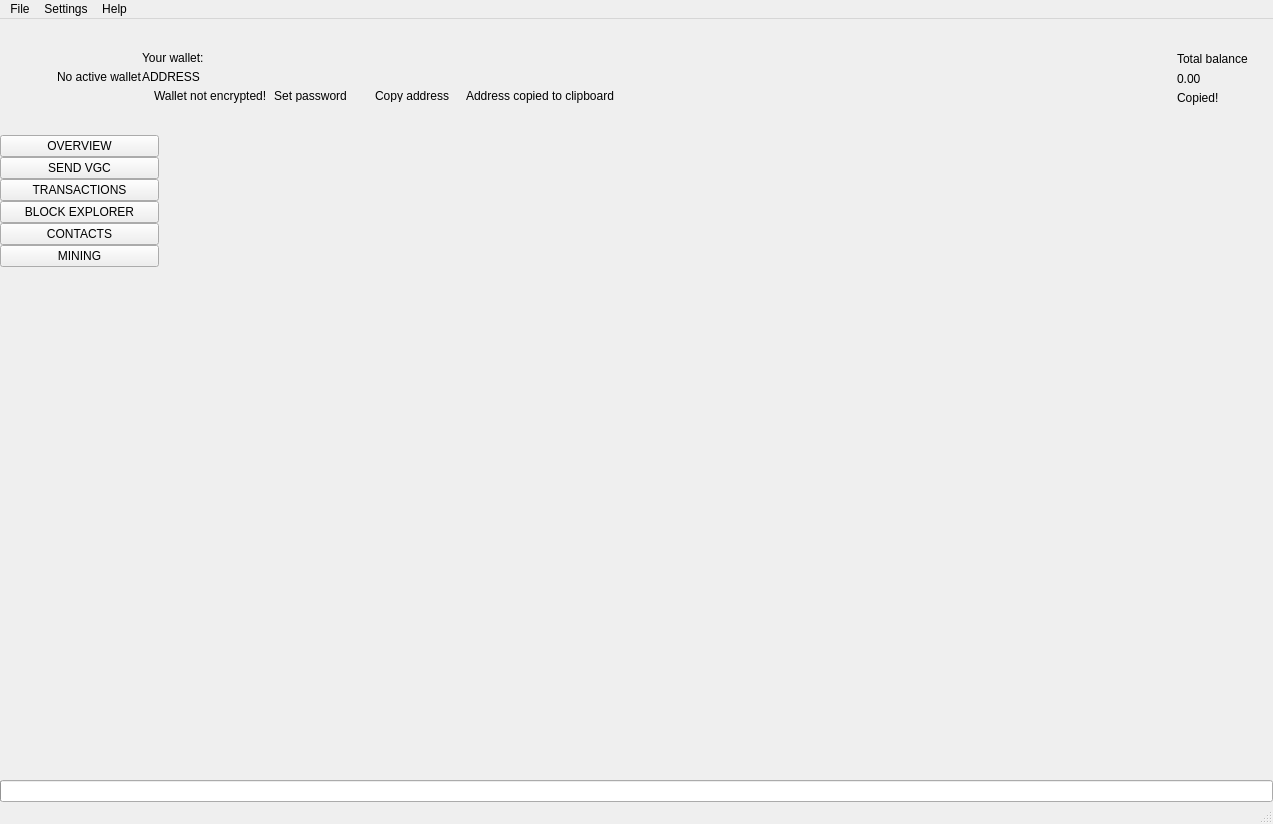
<?xml version="1.0" encoding="UTF-8"?>
<ui version="4.0">
 <class>MainWindow</class>
 <widget class="QMainWindow" name="MainWindow">
  <property name="geometry">
   <rect>
    <x>0</x>
    <y>0</y>
    <width>1273</width>
    <height>824</height>
   </rect>
  </property>
  <property name="sizePolicy">
   <sizepolicy hsizetype="Preferred" vsizetype="Preferred">
    <horstretch>0</horstretch>
    <verstretch>0</verstretch>
   </sizepolicy>
  </property>
  <property name="minimumSize">
   <size>
    <width>1260</width>
    <height>600</height>
   </size>
  </property>
  <property name="maximumSize">
   <size>
    <width>16777215</width>
    <height>16777215</height>
   </size>
  </property>
  <property name="windowTitle">
   <string>MainWindow</string>
  </property>
  <property name="windowIcon">
   <iconset>
    <normaloff>:/images/videogamescoin</normaloff>:/images/videogamescoin</iconset>
  </property>
  <widget class="QWidget" name="centralwidget">
   <layout class="QVBoxLayout" name="verticalLayout_2">
    <property name="spacing">
     <number>0</number>
    </property>
    <property name="leftMargin">
     <number>0</number>
    </property>
    <property name="topMargin">
     <number>0</number>
    </property>
    <property name="rightMargin">
     <number>0</number>
    </property>
    <property name="bottomMargin">
     <number>0</number>
    </property>
    <item>
     <widget class="QFrame" name="m_headerFrame">
      <property name="minimumSize">
       <size>
        <width>0</width>
        <height>116</height>
       </size>
      </property>
      <property name="maximumSize">
       <size>
        <width>16777215</width>
        <height>116</height>
       </size>
      </property>
      <property name="frameShape">
       <enum>QFrame::NoFrame</enum>
      </property>
      <property name="frameShadow">
       <enum>QFrame::Raised</enum>
      </property>
      <layout class="QHBoxLayout" name="horizontalLayout_3">
       <property name="spacing">
        <number>0</number>
       </property>
       <property name="leftMargin">
        <number>0</number>
       </property>
       <property name="topMargin">
        <number>0</number>
       </property>
       <property name="rightMargin">
        <number>25</number>
       </property>
       <property name="bottomMargin">
        <number>0</number>
       </property>
       <item>
        <spacer name="horizontalSpacer_2">
         <property name="orientation">
          <enum>Qt::Horizontal</enum>
         </property>
         <property name="sizeType">
          <enum>QSizePolicy::Fixed</enum>
         </property>
         <property name="sizeHint" stdset="0">
          <size>
           <width>30</width>
           <height>20</height>
          </size>
         </property>
        </spacer>
       </item>
       <item>
        <widget class="QLabel" name="m_logoLabel">
         <property name="text">
          <string/>
         </property>
        </widget>
       </item>
       <item>
        <spacer name="horizontalSpacer_5">
         <property name="orientation">
          <enum>Qt::Horizontal</enum>
         </property>
         <property name="sizeType">
          <enum>QSizePolicy::Fixed</enum>
         </property>
         <property name="sizeHint" stdset="0">
          <size>
           <width>20</width>
           <height>20</height>
          </size>
         </property>
        </spacer>
       </item>
       <item>
        <widget class="WalletGui::WalletSmallGrayTextLabel" name="m_noWalletLabel">
         <property name="text">
          <string>No active wallet</string>
         </property>
        </widget>
       </item>
       <item>
        <widget class="QFrame" name="m_walletFrame">
         <property name="frameShape">
          <enum>QFrame::NoFrame</enum>
         </property>
         <property name="frameShadow">
          <enum>QFrame::Raised</enum>
         </property>
         <layout class="QVBoxLayout" name="verticalLayout_3">
          <property name="spacing">
           <number>5</number>
          </property>
          <property name="leftMargin">
           <number>0</number>
          </property>
          <property name="topMargin">
           <number>0</number>
          </property>
          <property name="rightMargin">
           <number>0</number>
          </property>
          <property name="bottomMargin">
           <number>0</number>
          </property>
          <item>
           <spacer name="verticalSpacer_3">
            <property name="orientation">
             <enum>Qt::Vertical</enum>
            </property>
            <property name="sizeType">
             <enum>QSizePolicy::Minimum</enum>
            </property>
            <property name="sizeHint" stdset="0">
             <size>
              <width>20</width>
              <height>40</height>
             </size>
            </property>
           </spacer>
          </item>
          <item>
           <widget class="WalletGui::WalletSmallGrayTextLabel" name="m_walletLabel">
            <property name="text">
             <string>Your wallet:</string>
            </property>
            <property name="indent">
             <number>0</number>
            </property>
           </widget>
          </item>
          <item>
           <widget class="QLabel" name="m_addressLabel">
            <property name="sizePolicy">
             <sizepolicy hsizetype="Preferred" vsizetype="Preferred">
              <horstretch>0</horstretch>
              <verstretch>0</verstretch>
             </sizepolicy>
            </property>
            <property name="cursor">
             <cursorShape>PointingHandCursor</cursorShape>
            </property>
            <property name="toolTip">
             <string>Click to copy</string>
            </property>
            <property name="text">
             <string>ADDRESS</string>
            </property>
            <property name="indent">
             <number>0</number>
            </property>
           </widget>
          </item>
          <item>
           <layout class="QHBoxLayout" name="horizontalLayout_2">
            <property name="spacing">
             <number>0</number>
            </property>
            <item alignment="Qt::AlignTop">
             <widget class="QFrame" name="m_notEncryptedFrame">
              <property name="frameShape">
               <enum>QFrame::NoFrame</enum>
              </property>
              <property name="frameShadow">
               <enum>QFrame::Raised</enum>
              </property>
              <layout class="QHBoxLayout" name="horizontalLayout_4">
               <property name="spacing">
                <number>0</number>
               </property>
               <property name="leftMargin">
                <number>0</number>
               </property>
               <property name="topMargin">
                <number>0</number>
               </property>
               <property name="rightMargin">
                <number>0</number>
               </property>
               <property name="bottomMargin">
                <number>0</number>
               </property>
               <item alignment="Qt::AlignVCenter">
                <widget class="QLabel" name="m_notEncryptedIconLabel">
                 <property name="text">
                  <string/>
                 </property>
                 <property name="pixmap">
                  <pixmap resource="../../resources.qrc">:/icons/lock_open_gray</pixmap>
                 </property>
                 <property name="alignment">
                  <set>Qt::AlignLeading|Qt::AlignLeft|Qt::AlignVCenter</set>
                 </property>
                </widget>
               </item>
               <item>
                <spacer name="horizontalSpacer_11">
                 <property name="orientation">
                  <enum>Qt::Horizontal</enum>
                 </property>
                 <property name="sizeType">
                  <enum>QSizePolicy::Fixed</enum>
                 </property>
                 <property name="sizeHint" stdset="0">
                  <size>
                   <width>5</width>
                   <height>3</height>
                  </size>
                 </property>
                </spacer>
               </item>
               <item alignment="Qt::AlignVCenter">
                <widget class="WalletGui::WalletTinyGrayTextLabel" name="m_notEncryptedTextLabel">
                 <property name="text">
                  <string>Wallet not encrypted!</string>
                 </property>
                 <property name="alignment">
                  <set>Qt::AlignLeading|Qt::AlignLeft|Qt::AlignVCenter</set>
                 </property>
                </widget>
               </item>
               <item>
                <spacer name="horizontalSpacer_9">
                 <property name="orientation">
                  <enum>Qt::Horizontal</enum>
                 </property>
                 <property name="sizeType">
                  <enum>QSizePolicy::Fixed</enum>
                 </property>
                 <property name="sizeHint" stdset="0">
                  <size>
                   <width>3</width>
                   <height>3</height>
                  </size>
                 </property>
                </spacer>
               </item>
               <item alignment="Qt::AlignVCenter">
                <widget class="WalletGui::WalletTinyLinkLikeButton" name="m_encryptButton">
                 <property name="sizePolicy">
                  <sizepolicy hsizetype="Minimum" vsizetype="Minimum">
                   <horstretch>0</horstretch>
                   <verstretch>0</verstretch>
                  </sizepolicy>
                 </property>
                 <property name="minimumSize">
                  <size>
                   <width>0</width>
                   <height>3</height>
                  </size>
                 </property>
                 <property name="cursor">
                  <cursorShape>PointingHandCursor</cursorShape>
                 </property>
                 <property name="text">
                  <string>Set password</string>
                 </property>
                 <property name="flat">
                  <bool>true</bool>
                 </property>
                </widget>
               </item>
               <item>
                <spacer name="horizontalSpacer_10">
                 <property name="orientation">
                  <enum>Qt::Horizontal</enum>
                 </property>
                 <property name="sizeType">
                  <enum>QSizePolicy::Fixed</enum>
                 </property>
                 <property name="sizeHint" stdset="0">
                  <size>
                   <width>20</width>
                   <height>3</height>
                  </size>
                 </property>
                </spacer>
               </item>
              </layout>
             </widget>
            </item>
            <item alignment="Qt::AlignVCenter">
             <widget class="WalletGui::WalletTinyLinkLikeButton" name="m_copyAddressButton">
              <property name="sizePolicy">
               <sizepolicy hsizetype="Minimum" vsizetype="Minimum">
                <horstretch>0</horstretch>
                <verstretch>0</verstretch>
               </sizepolicy>
              </property>
              <property name="minimumSize">
               <size>
                <width>0</width>
                <height>3</height>
               </size>
              </property>
              <property name="cursor">
               <cursorShape>PointingHandCursor</cursorShape>
              </property>
              <property name="focusPolicy">
               <enum>Qt::NoFocus</enum>
              </property>
              <property name="autoFillBackground">
               <bool>true</bool>
              </property>
              <property name="text">
               <string>Copy address</string>
              </property>
              <property name="flat">
               <bool>true</bool>
              </property>
             </widget>
            </item>
            <item>
             <spacer name="horizontalSpacer_7">
              <property name="orientation">
               <enum>Qt::Horizontal</enum>
              </property>
              <property name="sizeType">
               <enum>QSizePolicy::Fixed</enum>
              </property>
              <property name="sizeHint" stdset="0">
               <size>
                <width>13</width>
                <height>3</height>
               </size>
              </property>
             </spacer>
            </item>
            <item alignment="Qt::AlignVCenter">
             <widget class="WalletGui::CopyMagicLabel" name="m_copyAddressLabel">
              <property name="text">
               <string>Address copied to clipboard</string>
              </property>
              <property name="alignment">
               <set>Qt::AlignLeading|Qt::AlignLeft|Qt::AlignVCenter</set>
              </property>
             </widget>
            </item>
            <item>
             <spacer name="horizontalSpacer">
              <property name="orientation">
               <enum>Qt::Horizontal</enum>
              </property>
              <property name="sizeHint" stdset="0">
               <size>
                <width>40</width>
                <height>3</height>
               </size>
              </property>
             </spacer>
            </item>
           </layout>
          </item>
          <item>
           <spacer name="verticalSpacer_2">
            <property name="orientation">
             <enum>Qt::Vertical</enum>
            </property>
            <property name="sizeType">
             <enum>QSizePolicy::Minimum</enum>
            </property>
            <property name="sizeHint" stdset="0">
             <size>
              <width>20</width>
              <height>40</height>
             </size>
            </property>
           </spacer>
          </item>
         </layout>
        </widget>
       </item>
       <item>
        <spacer name="horizontalSpacer_3">
         <property name="orientation">
          <enum>Qt::Horizontal</enum>
         </property>
         <property name="sizeType">
          <enum>QSizePolicy::Expanding</enum>
         </property>
         <property name="sizeHint" stdset="0">
          <size>
           <width>34</width>
           <height>20</height>
          </size>
         </property>
        </spacer>
       </item>
       <item>
        <spacer name="horizontalSpacer_8">
         <property name="orientation">
          <enum>Qt::Horizontal</enum>
         </property>
         <property name="sizeType">
          <enum>QSizePolicy::Fixed</enum>
         </property>
         <property name="sizeHint" stdset="0">
          <size>
           <width>34</width>
           <height>20</height>
          </size>
         </property>
        </spacer>
       </item>
       <item alignment="Qt::AlignRight|Qt::AlignVCenter">
        <widget class="QFrame" name="m_balanceFrame">
         <layout class="QGridLayout" name="gridLayout">
          <property name="leftMargin">
           <number>0</number>
          </property>
          <property name="topMargin">
           <number>30</number>
          </property>
          <property name="rightMargin">
           <number>0</number>
          </property>
          <property name="bottomMargin">
           <number>0</number>
          </property>
          <property name="verticalSpacing">
           <number>3</number>
          </property>
          <item row="0" column="2">
           <layout class="QVBoxLayout" name="verticalLayout_4">
            <item>
             <widget class="QLabel" name="m_balanceTextLabel">
              <property name="text">
               <string>Total balance</string>
              </property>
             </widget>
            </item>
            <item>
             <widget class="QLabel" name="m_balanceLabel">
              <property name="cursor">
               <cursorShape>PointingHandCursor</cursorShape>
              </property>
              <property name="toolTip">
               <string>Click to copy</string>
              </property>
              <property name="text">
               <string>0.00</string>
              </property>
             </widget>
            </item>
           </layout>
          </item>
          <item row="1" column="2">
           <widget class="WalletGui::CopyMagicLabel" name="m_balanceCopyLabel">
            <property name="text">
             <string>Copied!</string>
            </property>
           </widget>
          </item>
          <item row="0" column="1">
           <spacer name="horizontalSpacer_6">
            <property name="orientation">
             <enum>Qt::Horizontal</enum>
            </property>
            <property name="sizeType">
             <enum>QSizePolicy::Fixed</enum>
            </property>
            <property name="sizeHint" stdset="0">
             <size>
              <width>2</width>
              <height>39</height>
             </size>
            </property>
           </spacer>
          </item>
          <item row="2" column="2">
           <spacer name="verticalSpacer_5">
            <property name="orientation">
             <enum>Qt::Vertical</enum>
            </property>
            <property name="sizeType">
             <enum>QSizePolicy::Expanding</enum>
            </property>
            <property name="sizeHint" stdset="0">
             <size>
              <width>20</width>
              <height>50</height>
             </size>
            </property>
           </spacer>
          </item>
          <item row="0" column="0">
           <widget class="QLabel" name="m_balanceIconLabel">
            <property name="text">
             <string/>
            </property>
            <property name="pixmap">
             <pixmap resource="../../resources.qrc">:/icons/total_balance</pixmap>
            </property>
           </widget>
          </item>
         </layout>
        </widget>
       </item>
      </layout>
     </widget>
    </item>
    <item>
     <layout class="QHBoxLayout" name="horizontalLayout" stretch="0,0,0,0,0,0,0,0">
      <property name="spacing">
       <number>0</number>
      </property>
      <item>
       <widget class="QFrame" name="m_toolFrame">
        <property name="frameShape">
         <enum>QFrame::NoFrame</enum>
        </property>
        <property name="frameShadow">
         <enum>QFrame::Plain</enum>
        </property>
        <property name="lineWidth">
         <number>0</number>
        </property>
        <layout class="QVBoxLayout" name="verticalLayout">
         <property name="spacing">
          <number>0</number>
         </property>
         <property name="leftMargin">
          <number>0</number>
         </property>
         <property name="topMargin">
          <number>0</number>
         </property>
         <property name="rightMargin">
          <number>0</number>
         </property>
         <property name="bottomMargin">
          <number>0</number>
         </property>
         <item>
          <widget class="QPushButton" name="m_overviewButton">
           <property name="sizePolicy">
            <sizepolicy hsizetype="Minimum" vsizetype="Fixed">
             <horstretch>0</horstretch>
             <verstretch>0</verstretch>
            </sizepolicy>
           </property>
           <property name="focusPolicy">
            <enum>Qt::NoFocus</enum>
           </property>
           <property name="text">
            <string>OVERVIEW</string>
           </property>
           <property name="checkable">
            <bool>true</bool>
           </property>
           <attribute name="buttonGroup">
            <string notr="true">m_toolButtonGroup</string>
           </attribute>
          </widget>
         </item>
         <item>
          <widget class="QPushButton" name="m_sendButton">
           <property name="sizePolicy">
            <sizepolicy hsizetype="Minimum" vsizetype="Fixed">
             <horstretch>0</horstretch>
             <verstretch>0</verstretch>
            </sizepolicy>
           </property>
           <property name="focusPolicy">
            <enum>Qt::NoFocus</enum>
           </property>
           <property name="text">
            <string>SEND VGC</string>
           </property>
           <property name="checkable">
            <bool>true</bool>
           </property>
           <attribute name="buttonGroup">
            <string notr="true">m_toolButtonGroup</string>
           </attribute>
          </widget>
         </item>
         <item>
          <widget class="QPushButton" name="m_transactionsButton">
           <property name="sizePolicy">
            <sizepolicy hsizetype="Minimum" vsizetype="Fixed">
             <horstretch>0</horstretch>
             <verstretch>0</verstretch>
            </sizepolicy>
           </property>
           <property name="focusPolicy">
            <enum>Qt::NoFocus</enum>
           </property>
           <property name="text">
            <string>TRANSACTIONS</string>
           </property>
           <property name="checkable">
            <bool>true</bool>
           </property>
           <attribute name="buttonGroup">
            <string notr="true">m_toolButtonGroup</string>
           </attribute>
          </widget>
         </item>
         <item>
          <widget class="QPushButton" name="m_blockExplorerButton">
           <property name="focusPolicy">
            <enum>Qt::NoFocus</enum>
           </property>
           <property name="text">
            <string>BLOCK EXPLORER</string>
           </property>
           <property name="checkable">
            <bool>true</bool>
           </property>
           <attribute name="buttonGroup">
            <string notr="true">m_toolButtonGroup</string>
           </attribute>
          </widget>
         </item>
         <item>
          <widget class="QPushButton" name="m_addressBookButton">
           <property name="sizePolicy">
            <sizepolicy hsizetype="Minimum" vsizetype="Fixed">
             <horstretch>0</horstretch>
             <verstretch>0</verstretch>
            </sizepolicy>
           </property>
           <property name="focusPolicy">
            <enum>Qt::NoFocus</enum>
           </property>
           <property name="text">
            <string>CONTACTS</string>
           </property>
           <property name="checkable">
            <bool>true</bool>
           </property>
           <attribute name="buttonGroup">
            <string notr="true">m_toolButtonGroup</string>
           </attribute>
          </widget>
         </item>
         <item>
          <widget class="QPushButton" name="m_miningButton">
           <property name="focusPolicy">
            <enum>Qt::NoFocus</enum>
           </property>
           <property name="text">
            <string>MINING</string>
           </property>
           <property name="checkable">
            <bool>true</bool>
           </property>
           <attribute name="buttonGroup">
            <string notr="true">m_toolButtonGroup</string>
           </attribute>
          </widget>
         </item>
         <item>
          <spacer name="verticalSpacer">
           <property name="orientation">
            <enum>Qt::Vertical</enum>
           </property>
           <property name="sizeHint" stdset="0">
            <size>
             <width>20</width>
             <height>40</height>
            </size>
           </property>
          </spacer>
         </item>
        </layout>
       </widget>
      </item>
      <item>
       <widget class="WalletGui::OverviewFrame" name="m_overviewFrame">
        <property name="frameShape">
         <enum>QFrame::NoFrame</enum>
        </property>
        <property name="frameShadow">
         <enum>QFrame::Raised</enum>
        </property>
       </widget>
      </item>
      <item>
       <widget class="WalletGui::SendFrame" name="m_sendFrame">
        <property name="frameShape">
         <enum>QFrame::NoFrame</enum>
        </property>
        <property name="frameShadow">
         <enum>QFrame::Raised</enum>
        </property>
       </widget>
      </item>
      <item>
       <widget class="WalletGui::TransactionsFrame" name="m_transactionsFrame">
        <property name="frameShape">
         <enum>QFrame::NoFrame</enum>
        </property>
        <property name="frameShadow">
         <enum>QFrame::Raised</enum>
        </property>
       </widget>
      </item>
      <item>
       <widget class="WalletGui::AddressBookFrame" name="m_addressBookFrame">
        <property name="frameShape">
         <enum>QFrame::NoFrame</enum>
        </property>
        <property name="frameShadow">
         <enum>QFrame::Raised</enum>
        </property>
       </widget>
      </item>
      <item>
       <widget class="WalletGui::NoWalletFrame" name="m_noWalletFrame">
        <property name="frameShape">
         <enum>QFrame::NoFrame</enum>
        </property>
        <property name="frameShadow">
         <enum>QFrame::Raised</enum>
        </property>
       </widget>
      </item>
      <item>
       <widget class="WalletGui::BlockExplorerFrame" name="m_blockExplorerFrame">
        <property name="frameShape">
         <enum>QFrame::NoFrame</enum>
        </property>
        <property name="frameShadow">
         <enum>QFrame::Raised</enum>
        </property>
       </widget>
      </item>
      <item>
       <widget class="WalletGui::MiningFrame" name="m_miningFrame">
        <property name="frameShape">
         <enum>QFrame::NoFrame</enum>
        </property>
        <property name="frameShadow">
         <enum>QFrame::Raised</enum>
        </property>
       </widget>
      </item>
     </layout>
    </item>
    <item>
     <widget class="QProgressBar" name="m_syncProgress">
      <property name="maximum">
       <number>100</number>
      </property>
      <property name="value">
       <number>0</number>
      </property>
      <property name="textVisible">
       <bool>false</bool>
      </property>
     </widget>
    </item>
   </layout>
  </widget>
  <widget class="QMenuBar" name="menubar">
   <property name="geometry">
    <rect>
     <x>0</x>
     <y>0</y>
     <width>1273</width>
     <height>21</height>
    </rect>
   </property>
   <widget class="QMenu" name="menuFile">
    <property name="title">
     <string>File</string>
    </property>
    <addaction name="m_createWalletAction"/>
    <addaction name="m_openWalletAction"/>
    <addaction name="m_recentWalletsAction"/>
    <addaction name="m_backupWalletAction"/>
    <addaction name="m_saveKeysAction"/>
    <addaction name="m_resetAction"/>
    <addaction name="m_importKeyAction"/>
    <addaction name="m_exportKeyAction"/>
    <addaction name="m_exportTrackingKeyAction"/>
    <addaction name="m_exitAction"/>
   </widget>
   <widget class="QMenu" name="menuSettings">
    <property name="title">
     <string>Settings</string>
    </property>
    <widget class="QMenu" name="menuThemes">
     <property name="title">
      <string>Themes</string>
     </property>
    </widget>
    <addaction name="m_encryptWalletAction"/>
    <addaction name="m_changePasswordAction"/>
    <addaction name="m_removePendingTxAction"/>
    <addaction name="separator"/>
    <addaction name="m_autostartAction"/>
    <addaction name="m_minimizeToTrayAction"/>
    <addaction name="m_closeToTrayAction"/>
    <addaction name="separator"/>
    <addaction name="m_preferencesAction"/>
    <addaction name="menuThemes"/>
   </widget>
   <widget class="QMenu" name="menuHelp">
    <property name="title">
     <string>Help</string>
    </property>
    <addaction name="m_communityForumAction"/>
    <addaction name="m_reportIssueAction"/>
    <addaction name="m_aboutinbestcoinAction"/>
    <addaction name="m_aboutQtAction"/>
   </widget>
   <addaction name="menuFile"/>
   <addaction name="menuSettings"/>
   <addaction name="menuHelp"/>
  </widget>
  <widget class="WalletGui::WalletStatusBar" name="statusBar"/>
  <action name="m_exitAction">
   <property name="checkable">
    <bool>false</bool>
   </property>
   <property name="enabled">
    <bool>true</bool>
   </property>
   <property name="text">
    <string>Exit</string>
   </property>
   <property name="shortcut">
    <string>Ctrl+Q</string>
   </property>
  </action>
  <action name="m_createWalletAction">
   <property name="enabled">
    <bool>true</bool>
   </property>
   <property name="text">
    <string>Create wallet</string>
   </property>
  </action>
  <action name="m_openWalletAction">
   <property name="enabled">
    <bool>true</bool>
   </property>
   <property name="text">
    <string>Open wallet</string>
   </property>
  </action>
  <action name="m_encryptWalletAction">
   <property name="enabled">
    <bool>true</bool>
   </property>
   <property name="text">
    <string>Encrypt wallet</string>
   </property>
  </action>
  <action name="m_changePasswordAction">
   <property name="enabled">
    <bool>true</bool>
   </property>
   <property name="text">
    <string>Change password</string>
   </property>
   <property name="toolTip">
    <string>Change password</string>
   </property>
  </action>
  <action name="m_aboutinbestcoinAction">
   <property name="enabled">
    <bool>true</bool>
   </property>
   <property name="text">
    <string>About VideoGamesCoin</string>
   </property>
  </action>
  <action name="m_aboutQtAction">
   <property name="enabled">
    <bool>true</bool>
   </property>
   <property name="text">
    <string>About Qt</string>
   </property>
  </action>
  <action name="m_backupWalletAction">
   <property name="enabled">
    <bool>true</bool>
   </property>
   <property name="text">
    <string>Backup wallet</string>
   </property>
  </action>
  <action name="m_autostartAction">
   <property name="checkable">
    <bool>true</bool>
   </property>
   <property name="text">
    <string>Start on system login</string>
   </property>
  </action>
  <action name="m_minimizeToTrayAction">
   <property name="checkable">
    <bool>true</bool>
   </property>
   <property name="text">
    <string>Minimize to tray</string>
   </property>
  </action>
  <action name="m_closeToTrayAction">
   <property name="checkable">
    <bool>true</bool>
   </property>
   <property name="text">
    <string>Close to tray</string>
   </property>
  </action>
  <action name="m_preferencesAction">
   <property name="text">
    <string>Preferences</string>
   </property>
  </action>
  <action name="m_recentWalletsAction">
   <property name="text">
    <string>Recent wallets</string>
   </property>
  </action>
  <action name="m_exportTrackingKeyAction">
   <property name="text">
    <string>Export tracking key</string>
   </property>
   <property name="toolTip">
    <string>Export tracking key</string>
   </property>
  </action>
  <action name="m_importKeyAction">
   <property name="text">
    <string>Import key</string>
   </property>
   <property name="toolTip">
    <string>Import key</string>
   </property>
  </action>
  <action name="m_communityForumAction">
   <property name="text">
    <string>Join us on Telegram</string>
   </property>
  </action>
  <action name="m_reportIssueAction">
   <property name="text">
    <string>Report an issue</string>
   </property>
  </action>
  <action name="m_resetAction">
   <property name="text">
    <string>Reset wallet</string>
   </property>
  </action>
  <action name="m_saveKeysAction">
   <property name="text">
    <string>Save wallet keys</string>
   </property>
  </action>
  <action name="m_exportKeyAction">
   <property name="text">
    <string>Export key</string>
   </property>
   <property name="toolTip">
    <string>Export key</string>
   </property>
  </action>
  <action name="m_removePendingTxAction">
   <property name="checkable">
    <bool>false</bool>
   </property>
   <property name="text">
    <string>Remove pending TXs</string>
   </property>
  </action>
 </widget>
 <customwidgets>
  <customwidget>
   <class>WalletGui::WalletTinyLinkLikeButton</class>
   <extends>QPushButton</extends>
   <header>Gui/Common/WalletLinkLikeButton.h</header>
  </customwidget>
  <customwidget>
   <class>WalletGui::WalletSmallGrayTextLabel</class>
   <extends>QLabel</extends>
   <header>Gui/Common/WalletTextLabel.h</header>
  </customwidget>
  <customwidget>
   <class>WalletGui::CopyMagicLabel</class>
   <extends>QLabel</extends>
   <header>Gui/Common/CopyMagicLabel.h</header>
  </customwidget>
  <customwidget>
   <class>WalletGui::OverviewFrame</class>
   <extends>QFrame</extends>
   <header>Gui/Overview/OverviewFrame.h</header>
   <container>1</container>
  </customwidget>
  <customwidget>
   <class>WalletGui::NoWalletFrame</class>
   <extends>QFrame</extends>
   <header>Gui/NoWallet/NoWalletFrame.h</header>
   <container>1</container>
  </customwidget>
  <customwidget>
   <class>WalletGui::WalletTinyGrayTextLabel</class>
   <extends>QLabel</extends>
   <header>Gui/Common/WalletTextLabel.h</header>
  </customwidget>
  <customwidget>
   <class>WalletGui::TransactionsFrame</class>
   <extends>QFrame</extends>
   <header>Gui/Transactions/TransactionsFrame.h</header>
   <container>1</container>
  </customwidget>
  <customwidget>
   <class>WalletGui::SendFrame</class>
   <extends>QFrame</extends>
   <header>Gui/Send/SendFrame.h</header>
   <container>1</container>
  </customwidget>
  <customwidget>
   <class>WalletGui::AddressBookFrame</class>
   <extends>QFrame</extends>
   <header>Gui/AddressBook/AddressBookFrame.h</header>
   <container>1</container>
  </customwidget>
  <customwidget>
   <class>WalletGui::BlockExplorerFrame</class>
   <extends>QFrame</extends>
   <header>Gui/BlockchainExplorer/BlockExplorerFrame.h</header>
   <container>1</container>
  </customwidget>
  <customwidget>
   <class>WalletGui::MiningFrame</class>
   <extends>QFrame</extends>
   <header>Gui/Mining/MiningFrame.h</header>
   <container>1</container>
  </customwidget>
  <customwidget>
   <class>WalletGui::WalletStatusBar</class>
   <extends>QStatusBar</extends>
   <header>Gui/MainWindow/WalletStatusBar.h</header>
  </customwidget>
 </customwidgets>
 <resources>
  <include location="../../resources.qrc"/>
 </resources>
 <connections>
  <connection>
   <sender>m_createWalletAction</sender>
   <signal>triggered()</signal>
   <receiver>MainWindow</receiver>
   <slot>createWallet()</slot>
   <hints>
    <hint type="sourcelabel">
     <x>-1</x>
     <y>-1</y>
    </hint>
    <hint type="destinationlabel">
     <x>449</x>
     <y>299</y>
    </hint>
   </hints>
  </connection>
  <connection>
   <sender>m_openWalletAction</sender>
   <signal>triggered()</signal>
   <receiver>MainWindow</receiver>
   <slot>openWallet()</slot>
   <hints>
    <hint type="sourcelabel">
     <x>-1</x>
     <y>-1</y>
    </hint>
    <hint type="destinationlabel">
     <x>449</x>
     <y>299</y>
    </hint>
   </hints>
  </connection>
  <connection>
   <sender>m_encryptWalletAction</sender>
   <signal>triggered()</signal>
   <receiver>MainWindow</receiver>
   <slot>encryptWallet()</slot>
   <hints>
    <hint type="sourcelabel">
     <x>-1</x>
     <y>-1</y>
    </hint>
    <hint type="destinationlabel">
     <x>449</x>
     <y>299</y>
    </hint>
   </hints>
  </connection>
  <connection>
   <sender>m_changePasswordAction</sender>
   <signal>triggered()</signal>
   <receiver>MainWindow</receiver>
   <slot>encryptWallet()</slot>
   <hints>
    <hint type="sourcelabel">
     <x>-1</x>
     <y>-1</y>
    </hint>
    <hint type="destinationlabel">
     <x>449</x>
     <y>299</y>
    </hint>
   </hints>
  </connection>
  <connection>
   <sender>m_aboutQtAction</sender>
   <signal>triggered()</signal>
   <receiver>MainWindow</receiver>
   <slot>aboutQt()</slot>
   <hints>
    <hint type="sourcelabel">
     <x>-1</x>
     <y>-1</y>
    </hint>
    <hint type="destinationlabel">
     <x>449</x>
     <y>299</y>
    </hint>
   </hints>
  </connection>
  <connection>
   <sender>m_backupWalletAction</sender>
   <signal>triggered()</signal>
   <receiver>MainWindow</receiver>
   <slot>backupWallet()</slot>
   <hints>
    <hint type="sourcelabel">
     <x>-1</x>
     <y>-1</y>
    </hint>
    <hint type="destinationlabel">
     <x>449</x>
     <y>299</y>
    </hint>
   </hints>
  </connection>
  <connection>
   <sender>m_aboutinbestcoinAction</sender>
   <signal>triggered()</signal>
   <receiver>MainWindow</receiver>
   <slot>about()</slot>
   <hints>
    <hint type="sourcelabel">
     <x>-1</x>
     <y>-1</y>
    </hint>
    <hint type="destinationlabel">
     <x>459</x>
     <y>299</y>
    </hint>
   </hints>
  </connection>
  <connection>
   <sender>m_overviewButton</sender>
   <signal>toggled(bool)</signal>
   <receiver>m_overviewFrame</receiver>
   <slot>setVisible(bool)</slot>
   <hints>
    <hint type="sourcelabel">
     <x>105</x>
     <y>154</y>
    </hint>
    <hint type="destinationlabel">
     <x>315</x>
     <y>448</y>
    </hint>
   </hints>
  </connection>
  <connection>
   <sender>m_transactionsButton</sender>
   <signal>toggled(bool)</signal>
   <receiver>m_transactionsFrame</receiver>
   <slot>setVisible(bool)</slot>
   <hints>
    <hint type="sourcelabel">
     <x>105</x>
     <y>178</y>
    </hint>
    <hint type="destinationlabel">
     <x>734</x>
     <y>448</y>
    </hint>
   </hints>
  </connection>
  <connection>
   <sender>m_addressBookButton</sender>
   <signal>toggled(bool)</signal>
   <receiver>m_addressBookFrame</receiver>
   <slot>setVisible(bool)</slot>
   <hints>
    <hint type="sourcelabel">
     <x>105</x>
     <y>226</y>
    </hint>
    <hint type="destinationlabel">
     <x>944</x>
     <y>448</y>
    </hint>
   </hints>
  </connection>
  <connection>
   <sender>m_sendButton</sender>
   <signal>toggled(bool)</signal>
   <receiver>m_sendFrame</receiver>
   <slot>setVisible(bool)</slot>
   <hints>
    <hint type="sourcelabel">
     <x>105</x>
     <y>250</y>
    </hint>
    <hint type="destinationlabel">
     <x>524</x>
     <y>448</y>
    </hint>
   </hints>
  </connection>
  <connection>
   <sender>m_copyAddressButton</sender>
   <signal>clicked()</signal>
   <receiver>MainWindow</receiver>
   <slot>copyAddress()</slot>
   <hints>
    <hint type="sourcelabel">
     <x>455</x>
     <y>112</y>
    </hint>
    <hint type="destinationlabel">
     <x>629</x>
     <y>399</y>
    </hint>
   </hints>
  </connection>
  <connection>
   <sender>m_autostartAction</sender>
   <signal>triggered(bool)</signal>
   <receiver>MainWindow</receiver>
   <slot>setStartOnLoginEnabled(bool)</slot>
   <hints>
    <hint type="sourcelabel">
     <x>-1</x>
     <y>-1</y>
    </hint>
    <hint type="destinationlabel">
     <x>629</x>
     <y>399</y>
    </hint>
   </hints>
  </connection>
  <connection>
   <sender>m_minimizeToTrayAction</sender>
   <signal>triggered(bool)</signal>
   <receiver>MainWindow</receiver>
   <slot>setMinimizeToTrayEnabled(bool)</slot>
   <hints>
    <hint type="sourcelabel">
     <x>-1</x>
     <y>-1</y>
    </hint>
    <hint type="destinationlabel">
     <x>629</x>
     <y>399</y>
    </hint>
   </hints>
  </connection>
  <connection>
   <sender>m_closeToTrayAction</sender>
   <signal>triggered(bool)</signal>
   <receiver>MainWindow</receiver>
   <slot>setCloseToTrayEnabled(bool)</slot>
   <hints>
    <hint type="sourcelabel">
     <x>-1</x>
     <y>-1</y>
    </hint>
    <hint type="destinationlabel">
     <x>629</x>
     <y>399</y>
    </hint>
   </hints>
  </connection>
  <connection>
   <sender>m_encryptButton</sender>
   <signal>clicked()</signal>
   <receiver>m_encryptWalletAction</receiver>
   <slot>trigger()</slot>
   <hints>
    <hint type="sourcelabel">
     <x>396</x>
     <y>121</y>
    </hint>
    <hint type="destinationlabel">
     <x>-1</x>
     <y>-1</y>
    </hint>
   </hints>
  </connection>
  <connection>
   <sender>m_preferencesAction</sender>
   <signal>triggered()</signal>
   <receiver>MainWindow</receiver>
   <slot>showPreferences()</slot>
   <hints>
    <hint type="sourcelabel">
     <x>-1</x>
     <y>-1</y>
    </hint>
    <hint type="destinationlabel">
     <x>629</x>
     <y>404</y>
    </hint>
   </hints>
  </connection>
  <connection>
   <sender>m_blockExplorerButton</sender>
   <signal>toggled(bool)</signal>
   <receiver>m_blockExplorerFrame</receiver>
   <slot>setVisible(bool)</slot>
   <hints>
    <hint type="sourcelabel">
     <x>90</x>
     <y>226</y>
    </hint>
    <hint type="destinationlabel">
     <x>1168</x>
     <y>453</y>
    </hint>
   </hints>
  </connection>
  <connection>
   <sender>m_miningButton</sender>
   <signal>toggled(bool)</signal>
   <receiver>m_miningFrame</receiver>
   <slot>setVisible(bool)</slot>
   <hints>
    <hint type="sourcelabel">
     <x>82</x>
     <y>274</y>
    </hint>
    <hint type="destinationlabel">
     <x>1180</x>
     <y>453</y>
    </hint>
   </hints>
  </connection>
  <connection>
   <sender>m_exportTrackingKeyAction</sender>
   <signal>triggered()</signal>
   <receiver>MainWindow</receiver>
   <slot>exportTrackingKey()</slot>
   <hints>
    <hint type="sourcelabel">
     <x>-1</x>
     <y>-1</y>
    </hint>
    <hint type="destinationlabel">
     <x>629</x>
     <y>404</y>
    </hint>
   </hints>
  </connection>
  <connection>
   <sender>m_importKeyAction</sender>
   <signal>triggered()</signal>
   <receiver>MainWindow</receiver>
   <slot>importKey()</slot>
   <hints>
    <hint type="sourcelabel">
     <x>-1</x>
     <y>-1</y>
    </hint>
    <hint type="destinationlabel">
     <x>629</x>
     <y>404</y>
    </hint>
   </hints>
  </connection>
  <connection>
   <sender>m_communityForumAction</sender>
   <signal>triggered()</signal>
   <receiver>MainWindow</receiver>
   <slot>communityForumTriggered()</slot>
   <hints>
    <hint type="sourcelabel">
     <x>-1</x>
     <y>-1</y>
    </hint>
    <hint type="destinationlabel">
     <x>629</x>
     <y>404</y>
    </hint>
   </hints>
  </connection>
  <connection>
   <sender>m_reportIssueAction</sender>
   <signal>triggered()</signal>
   <receiver>MainWindow</receiver>
   <slot>reportIssueTriggered()</slot>
   <hints>
    <hint type="sourcelabel">
     <x>-1</x>
     <y>-1</y>
    </hint>
    <hint type="destinationlabel">
     <x>629</x>
     <y>404</y>
    </hint>
   </hints>
  </connection>
  <connection>
   <sender>m_resetAction</sender>
   <signal>triggered()</signal>
   <receiver>MainWindow</receiver>
   <slot>resetWallet()</slot>
   <hints>
    <hint type="sourcelabel">
     <x>-1</x>
     <y>-1</y>
    </hint>
    <hint type="destinationlabel">
     <x>629</x>
     <y>404</y>
    </hint>
   </hints>
  </connection>
  <connection>
   <sender>m_saveKeysAction</sender>
   <signal>triggered()</signal>
   <receiver>MainWindow</receiver>
   <slot>saveWalletKeys()</slot>
   <hints>
    <hint type="sourcelabel">
     <x>-1</x>
     <y>-1</y>
    </hint>
    <hint type="destinationlabel">
     <x>636</x>
     <y>411</y>
    </hint>
   </hints>
  </connection>
  <connection>
   <sender>m_exportKeyAction</sender>
   <signal>triggered()</signal>
   <receiver>MainWindow</receiver>
   <slot>exportKey()</slot>
   <hints>
    <hint type="sourcelabel">
     <x>-1</x>
     <y>-1</y>
    </hint>
    <hint type="destinationlabel">
     <x>636</x>
     <y>411</y>
    </hint>
   </hints>
  </connection>
 </connections>
 <slots>
  <slot>createWallet()</slot>
  <slot>openWallet()</slot>
  <slot>encryptWallet()</slot>
  <slot>aboutQt()</slot>
  <slot>backupWallet()</slot>
  <slot>showLog()</slot>
  <slot>about()</slot>
  <slot>copyAddress()</slot>
  <slot>setStartOnLoginEnabled(bool)</slot>
  <slot>setMinimizeToTrayEnabled(bool)</slot>
  <slot>setCloseToTrayEnabled(bool)</slot>
  <slot>showPreferences()</slot>
  <slot>exportTrackingKey()</slot>
  <slot>importKey()</slot>
  <slot>communityForumTriggered()</slot>
  <slot>reportIssueTriggered()</slot>
  <slot>resetWallet()</slot>
  <slot>saveWalletKeys()</slot>
  <slot>exportKey()</slot>
 </slots>
 <buttongroups>
  <buttongroup name="m_toolButtonGroup">
   <property name="exclusive">
    <bool>true</bool>
   </property>
  </buttongroup>
 </buttongroups>
</ui>
